Frame 1 (no input): blank canvas, image omitted
Frame 60 (the mouse pressed at the canvas centre just before this capture): blank canvas, image omitted
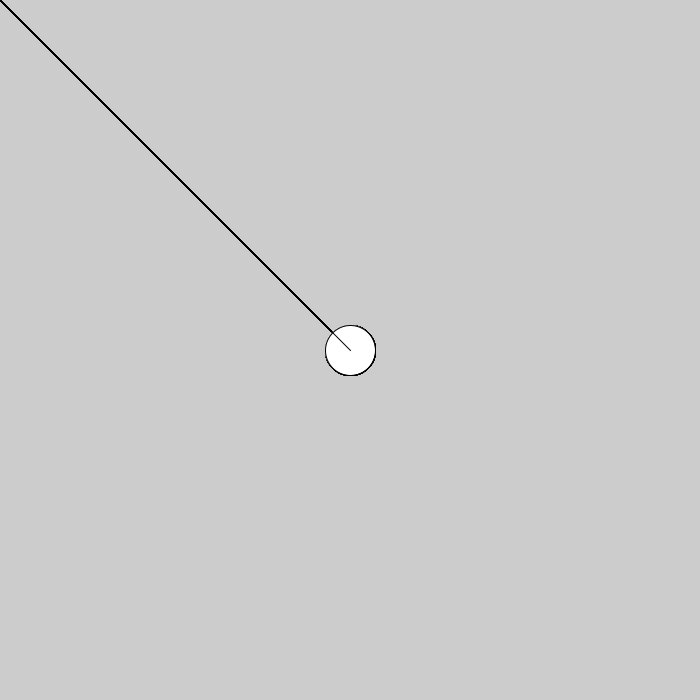
Frame 120 (the mouse held since frame 60 and released just before this capture)

The Processing sketch whose frames 1 and 60 were blank and that drew this single picture after the mouse press (run headless with seeded random() and noise(); from frame 60 on, the mouse is pressed at the canvas centre):

// Processing sketch: connect_the_dots
// ── connect_the_dots.pde
float x = -800;
float y = -800;

float x1 = -800;
float y1 = -800;

void setup(){
  size(700,700);
}

void draw(){
  ellipse(x,y,50,50);
  line(x1,y1,x,y);
}

void mousePressed(){
  x1 = x;
  x = mouseX;
  y1 = y;
  y = mouseY;
}

void keyPressed(){
  background(205);
}
